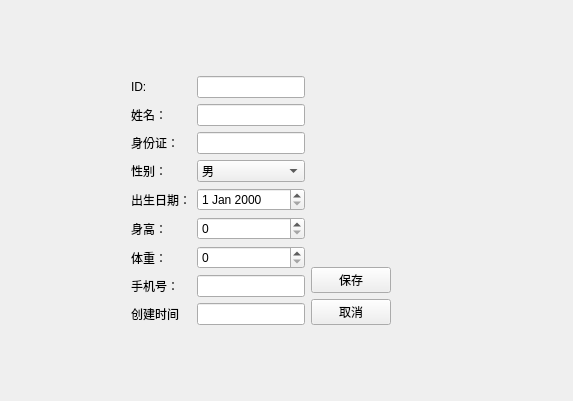
<?xml version="1.0" encoding="UTF-8"?>
<ui version="4.0">
 <class>PatientEditView</class>
 <widget class="QWidget" name="PatientEditView">
  <property name="geometry">
   <rect>
    <x>0</x>
    <y>0</y>
    <width>573</width>
    <height>401</height>
   </rect>
  </property>
  <property name="windowTitle">
   <string>编辑患者信息</string>
  </property>
  <layout class="QVBoxLayout" name="verticalLayout_2">
   <item>
    <spacer name="verticalSpacer_3">
     <property name="orientation">
      <enum>Qt::Orientation::Vertical</enum>
     </property>
     <property name="sizeHint" stdset="0">
      <size>
       <width>20</width>
       <height>52</height>
      </size>
     </property>
    </spacer>
   </item>
   <item>
    <layout class="QHBoxLayout" name="horizontalLayout_2">
     <item>
      <spacer name="horizontalSpacer">
       <property name="orientation">
        <enum>Qt::Orientation::Horizontal</enum>
       </property>
       <property name="sizeType">
        <enum>QSizePolicy::Policy::Fixed</enum>
       </property>
       <property name="sizeHint" stdset="0">
        <size>
         <width>120</width>
         <height>17</height>
        </size>
       </property>
      </spacer>
     </item>
     <item>
      <layout class="QHBoxLayout" name="horizontalLayout">
       <item>
        <layout class="QFormLayout" name="formLayout">
         <item row="0" column="0">
          <widget class="QLabel" name="label">
           <property name="text">
            <string>ID:</string>
           </property>
          </widget>
         </item>
         <item row="0" column="1">
          <widget class="QLineEdit" name="dbEditID"/>
         </item>
         <item row="1" column="0">
          <widget class="QLabel" name="label_2">
           <property name="text">
            <string>姓名：</string>
           </property>
          </widget>
         </item>
         <item row="1" column="1">
          <widget class="QLineEdit" name="dbEditName"/>
         </item>
         <item row="2" column="0">
          <widget class="QLabel" name="label_3">
           <property name="text">
            <string>身份证：</string>
           </property>
          </widget>
         </item>
         <item row="2" column="1">
          <widget class="QLineEdit" name="dbEditIDCard"/>
         </item>
         <item row="3" column="0">
          <widget class="QLabel" name="label_4">
           <property name="text">
            <string>性别：</string>
           </property>
          </widget>
         </item>
         <item row="3" column="1">
          <widget class="QComboBox" name="dbComboSex">
           <item>
            <property name="text">
             <string>男</string>
            </property>
           </item>
           <item>
            <property name="text">
             <string>女</string>
            </property>
           </item>
          </widget>
         </item>
         <item row="4" column="0">
          <widget class="QLabel" name="label_5">
           <property name="text">
            <string>出生日期：</string>
           </property>
          </widget>
         </item>
         <item row="4" column="1">
          <widget class="QDateEdit" name="dbDateEditDOB"/>
         </item>
         <item row="5" column="0">
          <widget class="QLabel" name="label_6">
           <property name="text">
            <string>身高：</string>
           </property>
          </widget>
         </item>
         <item row="5" column="1">
          <widget class="QSpinBox" name="dbSpinHeight"/>
         </item>
         <item row="6" column="0">
          <widget class="QLabel" name="label_7">
           <property name="text">
            <string>体重：</string>
           </property>
          </widget>
         </item>
         <item row="6" column="1">
          <widget class="QSpinBox" name="dbspinWeight"/>
         </item>
         <item row="7" column="0">
          <widget class="QLabel" name="label_8">
           <property name="text">
            <string>手机号：</string>
           </property>
          </widget>
         </item>
         <item row="7" column="1">
          <widget class="QLineEdit" name="dbEditMobile"/>
         </item>
         <item row="8" column="0">
          <widget class="QLabel" name="label_9">
           <property name="text">
            <string>创建时间</string>
           </property>
          </widget>
         </item>
         <item row="8" column="1">
          <widget class="QLineEdit" name="dbcreatedTimestamp"/>
         </item>
        </layout>
       </item>
       <item>
        <layout class="QVBoxLayout" name="verticalLayout">
         <item>
          <spacer name="verticalSpacer">
           <property name="orientation">
            <enum>Qt::Orientation::Vertical</enum>
           </property>
           <property name="sizeHint" stdset="0">
            <size>
             <width>20</width>
             <height>40</height>
            </size>
           </property>
          </spacer>
         </item>
         <item>
          <widget class="QPushButton" name="pushButton">
           <property name="text">
            <string>保存</string>
           </property>
          </widget>
         </item>
         <item>
          <widget class="QPushButton" name="pushButton_2">
           <property name="text">
            <string>取消</string>
           </property>
          </widget>
         </item>
        </layout>
       </item>
      </layout>
     </item>
     <item>
      <spacer name="horizontalSpacer_2">
       <property name="orientation">
        <enum>Qt::Orientation::Horizontal</enum>
       </property>
       <property name="sizeHint" stdset="0">
        <size>
         <width>37</width>
         <height>17</height>
        </size>
       </property>
      </spacer>
     </item>
    </layout>
   </item>
   <item>
    <spacer name="verticalSpacer_2">
     <property name="orientation">
      <enum>Qt::Orientation::Vertical</enum>
     </property>
     <property name="sizeHint" stdset="0">
      <size>
       <width>20</width>
       <height>52</height>
      </size>
     </property>
    </spacer>
   </item>
  </layout>
 </widget>
 <resources/>
 <connections/>
</ui>
